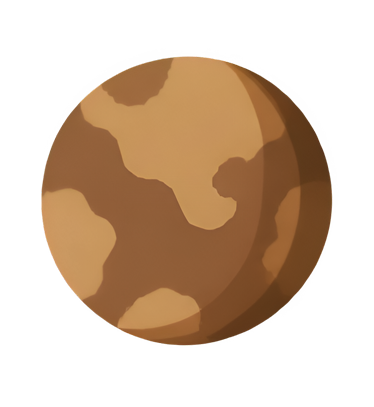
#> input picture Assets/Resources/Art/planets/2.png, 374 x 407 px, given in place of planet_icon.png, which was not available
$ python build_map_collages.py
#> lines starting #> are read from the running program, lines starting #| are printed output that depends on the picture
#!/usr/bin/env python3
# Коллажи иконок для бумажной карты (PaperMapArt):
#   Assets/Resources/Map/map_icons.png  3×3: 0 планета, 1 звезда, 2 дыра, 3 пояс,
#                                       4 комета, 5 буй, 6 корабль, 7 цель, 8 метка
#   Assets/Resources/Map/map_stamps.png 2×3: 0 заправка, 1 мастерская, 2 хаб,
#                                       3 метка-waypoint, 4 потеря связи, 5 резерв
# Белые глифы-иконки перекрашиваются в карандашную палитру карты.
import os, uuid
from PIL import Image

ROOT = "/Users/maxim/Desktop/SpaceTaxi/SpaceTaxiUnity/SpaceTaxi"
ICONS = os.path.join(ROOT, "Assets/Sprites/icons")
OUT = os.path.join(ROOT, "Assets/Resources/Map")
CELL = 256

INK = (61, 48, 38)
STAR = (212, 153, 64)
HOLE = (38, 31, 41)
BELT = (115, 102, 87, 153)
COMET = (102, 128, 158, 235)
RUST = (173, 82, 43)
HERO = (41, 84, 140)
GRAPHITE = (112, 105, 94)
HUB = (217, 166, 51)

# (файл, цвет)
MAP_ICONS = [
    ("planet_icon.png", INK),
    ("sun_icon.png", STAR),
    ("black_hole_icon.png", HOLE),
    ("asteroid's_tail_icon.png", BELT),
    ("comet_icon.png", COMET),
    ("chain.png", RUST),
    ("Group 1000011328.png", HERO),   # шашка такси = корабль
    ("danger_png.png", RUST),         # цель
    ("Group 1000011330.png", HERO),   # стрелки = метка
]
MAP_STAMPS = [
    ("gas.png", RUST),                # заправка (канистра)
    ("knock.png", GRAPHITE),          # мастерская
    ("Group 1000011328.png", HUB),    # хаб — шашка
    ("Group 1000011330.png", HERO),   # waypoint
    ("danger_png.png", RUST),         # потеря связи
    ("Star 2.png", RUST),             # резерв
]

def tinted(name, color):
    img = Image.open(os.path.join(ICONS, name)).convert("RGBA")
    r, g, b = color[0], color[1], color[2]
    a = color[3] if len(color) > 3 else 255
    px = img.load()
    for y in range(img.height):
        for x in range(img.width):
            pr, pg, pb, pa = px[x, y]
            if pa == 0:
                continue
            # белый глиф -> цвет, чёрные детали остаются тёмными
            px[x, y] = (pr * r // 255, pg * g // 255, pb * b // 255,
                        min(pa, a) if len(color) > 3 else pa)
    return img

def compose(cells, cols, rows, path):
#> called with cols = 3, rows = 3
    canvas = Image.new("RGBA", (cols * CELL, rows * CELL), (0, 0, 0, 0))
#> canvas: PIL image 768x768 RGBA; every value is 0
    for i, (name, color) in enumerate(cells):
        cell = Image.new("RGBA", (CELL, CELL), (0, 0, 0, 0))
#> cell: PIL image 256x256 RGBA; every value is 0
        icon = tinted(name, color)
#> in tinted, img is the input picture: PIL image 374x407 RGBA; mean R, G, B, A 177.6, 153.8, 133.1, 110.2
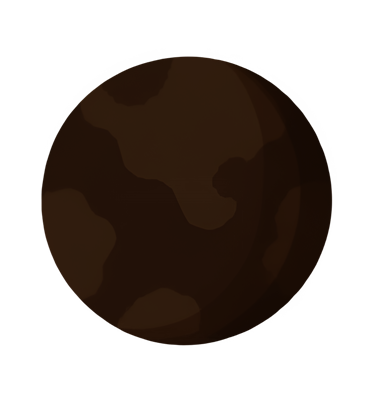
#> icon: PIL image 374x407 RGBA; mean R, G, B, A 124.2, 114.6, 108.9, 110.2; transparent parts drawn white
        icon.thumbnail((int(CELL * 0.8), int(CELL * 0.8)), Image.LANCZOS)
#> icon: PIL image 187x204 RGBA
        cell.paste(icon, ((CELL - icon.width) // 2, (CELL - icon.height) // 2), icon)
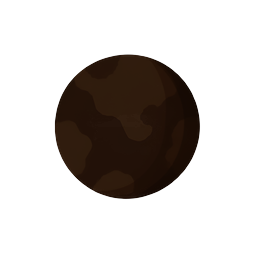
#> cell: PIL image 256x256 RGBA; mean R, G, B, A 9.5, 5.1, 2.3, 63.7; transparent parts drawn white
        canvas.paste(cell, ((i % cols) * CELL, (i // cols) * CELL))
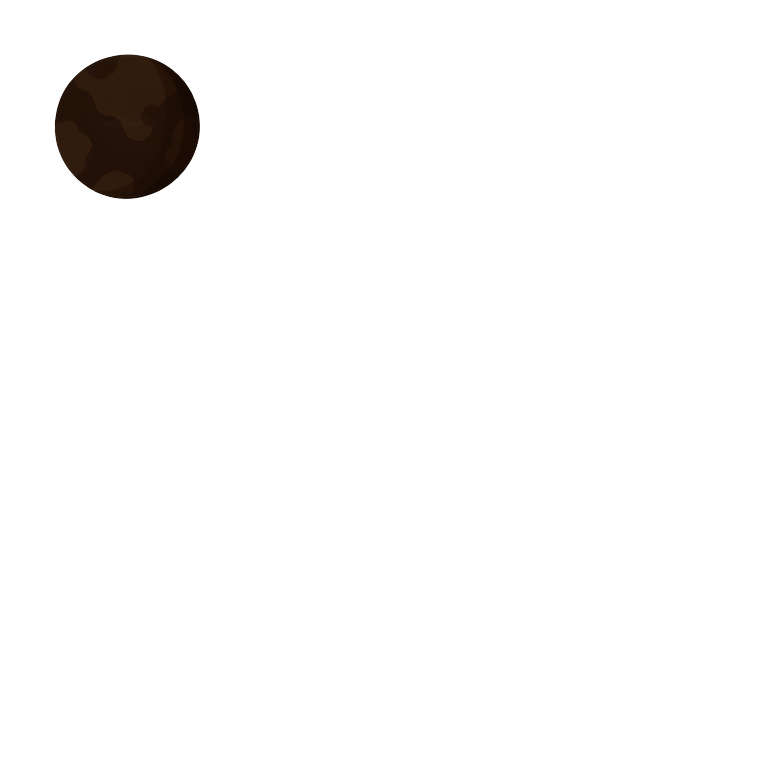
#> canvas: PIL image 768x768 RGBA; mean R, G, B, A 1.1, 0.6, 0.3, 7.1; transparent parts drawn white
#> pass 2 of the loop in compose, `for i, (name, color) in enumerate(cells):`:
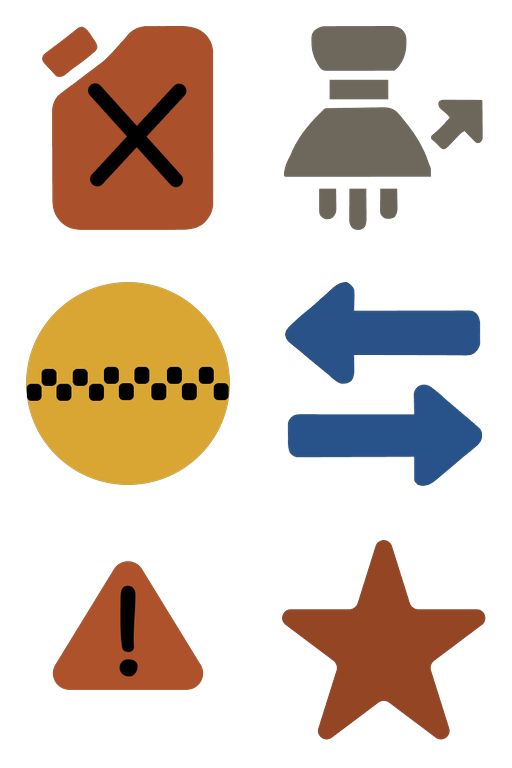
#> input picture Assets/Resources/Map/map_stamps.png, 512 x 768 px, given in place of sun_icon.png, which was not available
#> in tinted, img is the input picture: PIL image 512x768 RGBA; mean R, G, B, A 46.1, 31.9, 20.4, 83.4
#> in compose, `icon.thumbnail((int(CELL * 0.8), int(CELL * 0.8)), Image.LANCZOS)`:
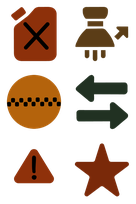
#> icon: PIL image 136x204 RGBA; mean R, G, B, A 45.3, 22.2, 5.6, 83.4; transparent parts drawn white
#> in compose, `canvas.paste(cell, ((i % cols) * CELL, (i // cols) * CELL))`:
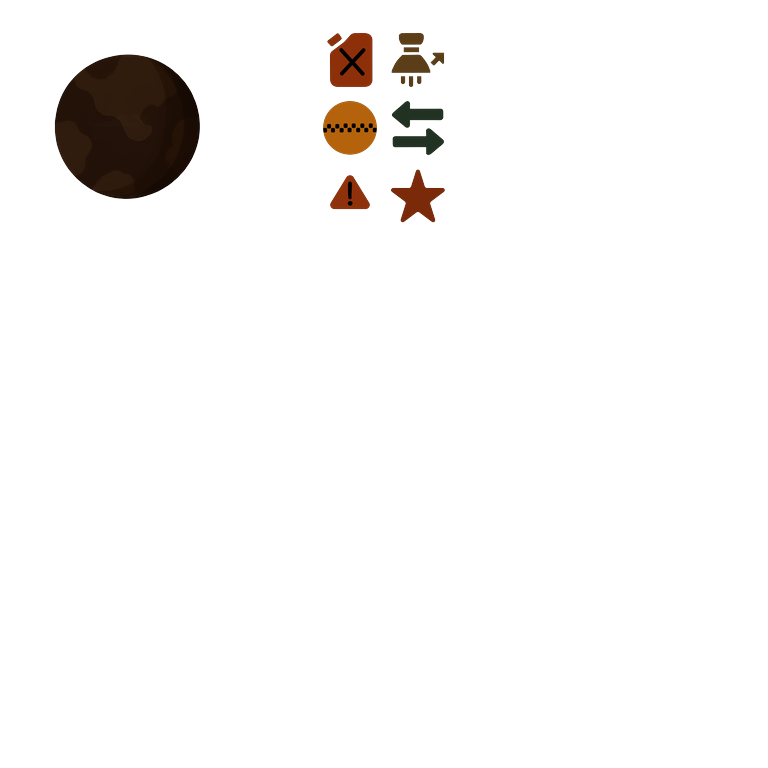
#> canvas: PIL image 768x768 RGBA; mean R, G, B, A 2.8, 1.5, 0.5, 10.9; transparent parts drawn white
    os.makedirs(OUT, exist_ok=True)
    canvas.save(path)
    with open(path + ".meta", "w") as f:
        f.write(META.format(guid=uuid.uuid5(uuid.NAMESPACE_URL, "spacetaxi-art:" +
                os.path.relpath(path, ROOT)).hex))
    print("->", os.path.relpath(path, ROOT), canvas.size)

META = """fileFormatVersion: 2
guid: {guid}
TextureImporter:
  internalIDToNameTable: []
  externalObjects: {{}}
  serializedVersion: 13
  mipmaps:
    mipMapMode: 0
    enableMipMap: 0
    sRGBTexture: 1
    linearTexture: 0
    fadeOut: 0
    borderMipMap: 0
    mipMapsPreserveCoverage: 0
    alphaTestReferenceValue: 0.5
    mipMapFadeDistanceStart: 1
    mipMapFadeDistanceEnd: 3
  bumpmap:
    convertToNormalMap: 0
    externalNormalMap: 0
    heightScale: 0.25
    normalMapFilter: 0
    flipGreenChannel: 0
  isReadable: 0
  streamingMipmaps: 0
  streamingMipmapsPriority: 0
  vTOnly: 0
  ignoreMipmapLimit: 0
  grayScaleToAlpha: 0
  generateCubemap: 6
  cubemapConvolution: 0
  seamlessCubemap: 0
  textureFormat: 1
  maxTextureSize: 2048
  textureSettings:
    serializedVersion: 2
    filterMode: 1
    aniso: 1
    mipBias: 0
    wrapU: 1
    wrapV: 1
    wrapW: 1
  nPOTScale: 0
  lightmap: 0
  compressionQuality: 50
  spriteMode: 1
  spriteExtrude: 1
  spriteMeshType: 1
  alignment: 0
  spritePivot: {{x: 0.5, y: 0.5}}
  spritePixelsToUnits: 256
  spriteBorder: {{x: 0, y: 0, z: 0, w: 0}}
  spriteGenerateFallbackPhysicsShape: 1
  alphaUsage: 1
  alphaIsTransparency: 1
  spriteTessellationMethod: 0
  spriteTessellationDetail: -1
  spriteGeometrySubdivision: -1
  textureType: 8
  textureShape: 1
  singleChannelComponent: 0
  flipbookRows: 1
  flipbookColumns: 1
  maxTextureSizeSet: 0
  compressionQualitySet: 0
  textureFormatSet: 0
  ignorePngGamma: 0
  applyGammaDecoding: 0
  swizzle: 50462976
  cookieLightType: 0
  platformSettings:
  - serializedVersion: 4
    buildTarget: DefaultTexturePlatform
    maxTextureSize: 2048
    resizeAlgorithm: 0
    textureFormat: -1
    textureCompression: 1
    compressionQuality: 50
    crunchedCompression: 0
    allowsAlphaSplitting: 0
    overridden: 0
    ignorePlatformSupport: 0
    androidETC2FallbackOverride: 0
    forceMaximumCompressionQuality_BC6H_BC7: 0
  spriteSheet:
    serializedVersion: 2
    sprites: []
    outline: []
    physicsShape: []
  spritePackingTag:
  userData:
  assetBundleName:
  assetBundleVariant:
"""

#> (the run stopped early here; a loop or call above may not have finished)
